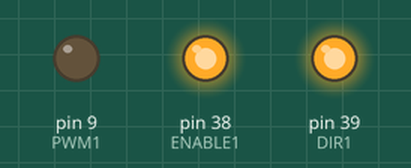
Recording of a sketch running on a simulated Arduino Mega 2560, built with avr-gcc and run on an emulated ATmega2560. Parts: output pins drawn as LEDs (lit = HIGH).

Above: at 2.0 s.
At 4.1 s:
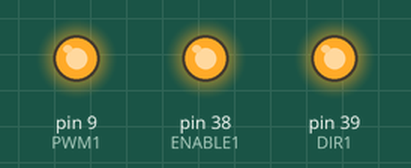
At 6.2 s:
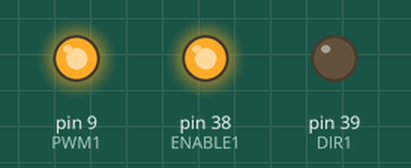
At 8.3 s:
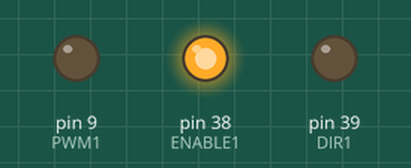
Timing chart, 0 to 9.7 s (numbered marks = the images above):
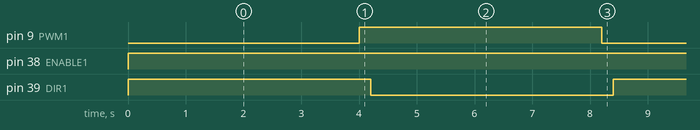

Measured:
- by itself, pin 9 (PWM1), pin 39 (DIR1): alternates HIGH for 4.2 s and LOW for 4.2 s
- by itself, pin 38 (ENABLE1): LOW → HIGH at 0.00 s
- by itself, everything shown: repeats every 8.4 s, in 4 steps

The sketch:

sketch_nov23a.ino
```cpp
int ENABLE1 = 38;
int PWM1 = 9;
int DIR1 = 39;


void setup() {
  // put your setup code here, to run once:
  pinMode(ENABLE1, OUTPUT);
  digitalWrite(ENABLE1, LOW); // 모터 제어 불능 상태
  pinMode(PWM1, OUTPUT);
  pinMode(DIR1, OUTPUT);


}

void loop() {
  // 모터 제어
  digitalWrite(ENABLE1, HIGH); // 모터 제어 가능 상태

  digitalWrite(DIR1, HIGH); // 정방향 회전
  digitalWrite(PWM1, LOW); // 최고 속도
  delay(4000);
  digitalWrite(PWM1, HIGH); // 속도 0

  delay(200);

  digitalWrite(DIR1, LOW); // 역방향 회전
  digitalWrite(PWM1, HIGH); // 최고 속도
  delay(4000);
  digitalWrite(PWM1, LOW); // 속도 0

  delay(200);

  digitalWrite(ENABLE1, LOW);
}
```
